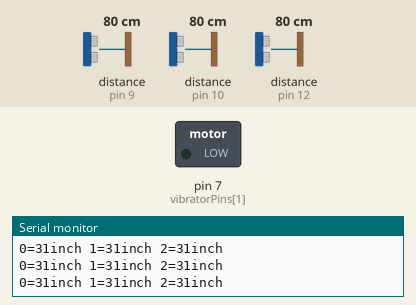
Recording of a sketch running on a simulated Arduino Uno, built with avr-gcc and run on an emulated ATmega328P. Parts: switched loads named in the sketch (green lamp = pin HIGH), the last lines printed to the serial monitor. Dashed ring = blinking. Inputs (shaded band) come from the test bench; at power-on: distance to the obstacle (sensors on pin 10, pin 9, pin 12) 80 cm. The echo pulse lasts 58.3 µs per cm.

Above: at 1.2 s.
1.3 s: distance to the obstacle (sensor on pin 10) set to 28 cm
4.3 s: distance to the obstacle (sensor on pin 10) set to 23 cm
At 4.68 s:
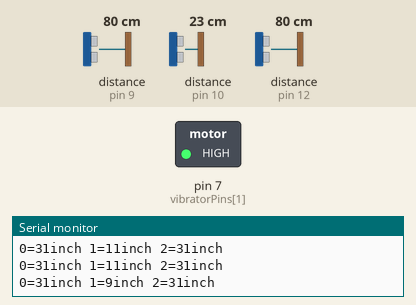
7.3 s: distance to the obstacle (sensor on pin 9) set to 250 cm
10.3 s: distance to the obstacle (sensor on pin 10) set to 35 cm
At 11.3 s:
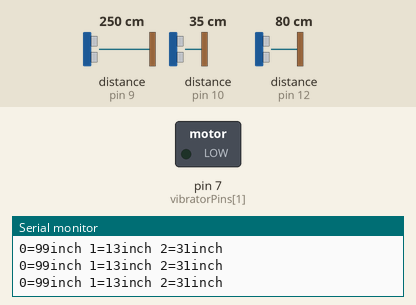
11.8 s: distance to the obstacle (sensor on pin 12) set to 120 cm
14.8 s: distance to the obstacle (sensor on pin 12) set to 28 cm
16.3 s: distance to the obstacle (sensor on pin 12) set to 23 cm
At 20.13 s:
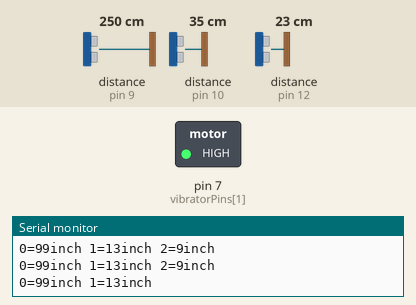
Timing chart, 0 to 20.3 s (numbered marks = the images above; inputs shaded):
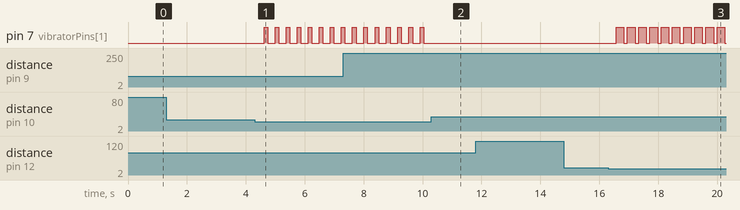

The sketch:

FinalDesign.ino
```cpp
// ---------------------------------------------------------------------------
// Example NewPing library sketch that pings 3 sensors 20 times a second.
// ---------------------------------------------------------------------------

#include <NewPing.h>

#define SONAR_NUM 3      // Number of sensors.
#define MAX_DISTANCE 400 // Maximum distance (in cm) to ping.

const int vibratorPins[2] = {5, 7}; // Left and right Vibrator Motor Pins
unsigned int inches;


NewPing sonar[SONAR_NUM] = {   // Sensor object array.
  NewPing(9, 9, MAX_DISTANCE), // Each sensor's trigger pin, echo pin, and max distance to ping.
  NewPing(10, 10, MAX_DISTANCE),
  NewPing(11, 12, MAX_DISTANCE)

};

void checkDistance(int inches, int index) {
  if (inches < 10 && index != 2) {
       digitalWrite(vibratorPins[index], HIGH);
  } else {
      digitalWrite(vibratorPins[index], LOW);
  }

  if (inches < 10 && index == 2) {
    digitalWrite(5, HIGH);
    digitalWrite(7, HIGH);
  } else if (inches > 10 && index == 2){
    digitalWrite(5, LOW);
    digitalWrite(7, LOW);
  }

}

void setup() {
  Serial.begin(115200); // Open serial monitor at 115200 baud to see ping results.

  // VIBRATION MOTOR
  pinMode(5, OUTPUT);
  pinMode(7, OUTPUT);
}

void loop() {
  for (int i = 0; i < SONAR_NUM; i++) { // Loop through each sensor and display results.
    Serial.print(i);
    Serial.print("=");
    inches = sonar[i].ping_in();
    Serial.print(inches);
    Serial.print("inch ");
    checkDistance(inches, i);
    delay(120);
  }
  Serial.println();
}
```

Measured:
- the behaviour switches between 26 and 25 cm on distance to the obstacle (sensor on pin 10) (found by bisection; images 0 and 1)
- the behaviour switches between 26 and 25 cm on distance to the obstacle (sensor on pin 12) (found by bisection; images 2 and 3)
- after the input at 4.3 s, pin 7 (vibratorPins[1]): alternates HIGH for 0.13 s and LOW for 0.25 s, starting after 0.32 s
- after the input at 10.3 s, pin 7 (vibratorPins[1]): stops changing and stays LOW
- after the input at 16.3 s, pin 7 (vibratorPins[1]): alternates HIGH for 0.26 s and LOW for 0.12 s, starting after 0.28 s
